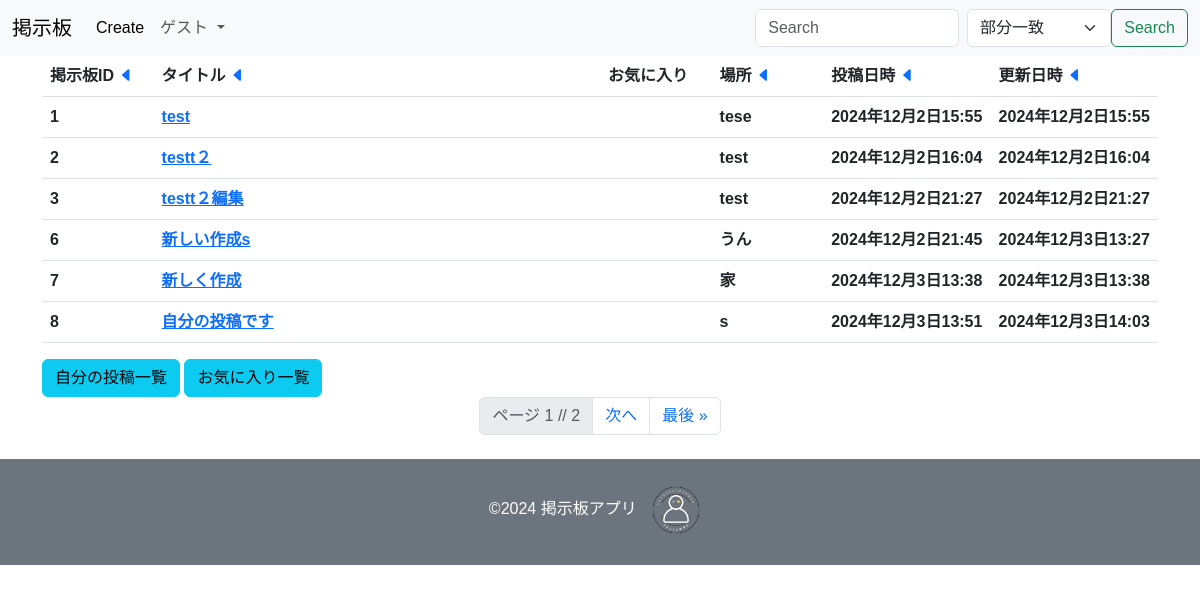
Page /boardlist/ on the committed database.
### bulletin/models.py (models this page shows, shortened)
class BoardModel(models.Model):
    title = models.CharField(max_length=50)
    content = models.TextField()
    place = models.CharField(max_length=20)
    user = models.ForeignKey(User,on_delete=models.CASCADE,related_name='boards',null=True)
    created_at = models.DateTimeField(auto_now_add=True)
    updated_at = models.DateTimeField(auto_now=True)

### bulletin/views.py (the view)
# urls.py: path('boardlist/',views.boardlist,name="board-list"),
def boardlist(request):
    template_name='bulletin/boardlist.html'
    user = request.user
    if user.is_authenticated:
        boards_query = BoardModel.objects.annotate(is_favorite=Count('favorite',filter=models.Q(favorite__user=user))).order_by('-updated_at')
    else:
        boards_query = BoardModel.objects.all().order_by('updated_at')
    paginator = Paginator(boards_query,6)
    page_number = request.GET.get('page')
    boards = paginator.get_page(page_number)
    return render(request,template_name,{'boards':boards})

### templates/bulletin/boardlist.html (shortened to what this page needs)
{% extends './base.html' %}
{% block content %}
    <section>
            <table class="table">
                <colgroup>
                    <col style="width:10%">
                    <col style="width:40%">
                    <col style="width:10%">
                    <col style="width:10%">
                    <col style="width:15%">
                    <col style="width:15%">
                </colgroup>
                <thead>
                    <tr>
                        <th scope="col">
                            掲示板ID
                            <a href="{% url 'sort' %}?sort=id&direction={{ next_direction|default:'asc' }}">
                                {% include './direction.html' with sort_field='id' field=sort_by direction=direction %}
                        </a>
                        </th>
                        <th scope="col">タイトル
                            <a href="{% url 'sort' %}?sort=title&direction={{ next_direction|default:'asc' }}">
                                {% include './direction.html' with sort_field='title' field=sort_by direction=direction %}
                        </a>
                        </th>
                        <th scope="col">
                            お気に入り
                        </th>
                        <th scope="col">場所
                            <a href="{% url 'sort' %}?sort=place&direction={{ next_direction|default:'asc' }}">
                                {% include './direction.html' with sort_field='place' field=sort_by direction=direction %}
                        </a>
                        </th>
                        <th scope="col">投稿日時
                            <a href="{% url 'sort' %}?sort=created_at&direction={{ next_direction|default:'asc' }}">
                                {% include './direction.html' with sort_field='created_at' field=sort_by direction=direction %}
                        </a>
                        </th>
                        <th scope="col">更新日時
                            <a href="{% url 'sort' %}?sort=updated_at&direction={{ next_direction|default:'asc' }}">
                                {% include './direction.html' with sort_field='updated_at' field=sort_by direction=direction %}
                        </a>
                        </th>
                    </tr>
                </thead>
                <tbody>
                    {% for board in boards %}
                    <tr>
                        <th scope="col">{{board.id}}</th>
                        <th scope="col"><a href={% url "board-detail" board.pk %}>{{board.title}}</th></a>
                        <th>
                        </th>
                        <th scope="col">{{board.place}}</th>
                        <th scope="col">{{board.created_at}}</th>
                        <th scope="col">{{board.updated_at}}</th>
                    </tr>
                      {% endfor %}
                </tbody>
            </table>
    </section>
    <a href="{% url 'my_boards' %}" class="btn btn-info">自分の投稿一覧</a>
    <a href="{% url 'display_favorite' %}" class="btn btn-info">お気に入り一覧</a>
     <section class="pagination justify-content-center">
        <ul class="pagination">
    <li class="page-item disabled">
    <a class="page-link" href="#">ページ {{ boards.number }} // {{boards.paginator.num_pages }}</a>
    </li>
    {% if boards.has_next %}
        <li class="page-item">
        <a class="page-link" href="?page={{ boards.next_page_number }}">次へ</a>
        </li>
        <li class="page-item">
        <a class="page-link" href="?page={{ boards.paginator.num_pages }}">最後 &raquo;</a>
        </li>
    {% endif %}
        </ul>
</section>
{% endblock %}

### static_local/css/style.css (style rules this page uses)
* { padding: 0; margin: 0; box-sizing:border-box; text-decoration: none; color: inherit; list-style-position: inside; }
body { font-size: 16px; color:#333333; font-family:"Hiragino Kaku Gothic Pron",sans-serif; }

### rows in the picture
BoardModel: id "1", title "test", place "tese", created_at "2024年12月2日15:55", updated_at "2024年12月2日15:55"
BoardModel: id "2", title "testt２", place "test", created_at "2024年12月2日16:04", updated_at "2024年12月2日16:04"
BoardModel: id "3", title "testt２編集", place "test", created_at "2024年12月2日21:27", updated_at "2024年12月2日21:27"
BoardModel: id "6", title "新しい作成s", place "うん", created_at "2024年12月2日21:45", updated_at "2024年12月3日13:27"
BoardModel: id "7", title "新しく作成", place "家", created_at "2024年12月3日13:38", updated_at "2024年12月3日13:38"
BoardModel: id "8", title "自分の投稿です", place "s", created_at "2024年12月3日13:51", updated_at "2024年12月3日14:03"

### other values in the picture
{{ boards.number }} "1"
{{ boards.paginator.num_pages }} "2"
